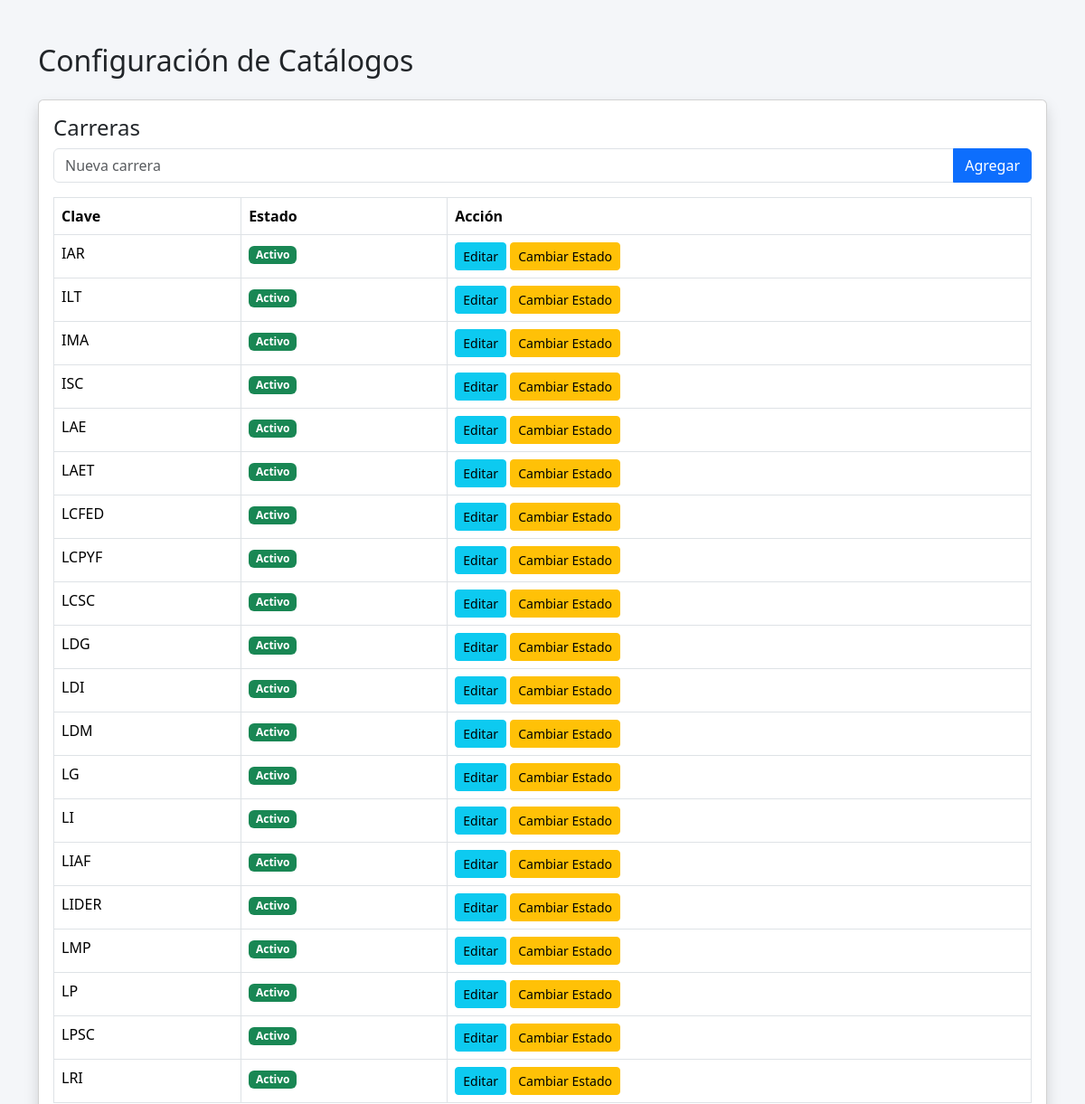
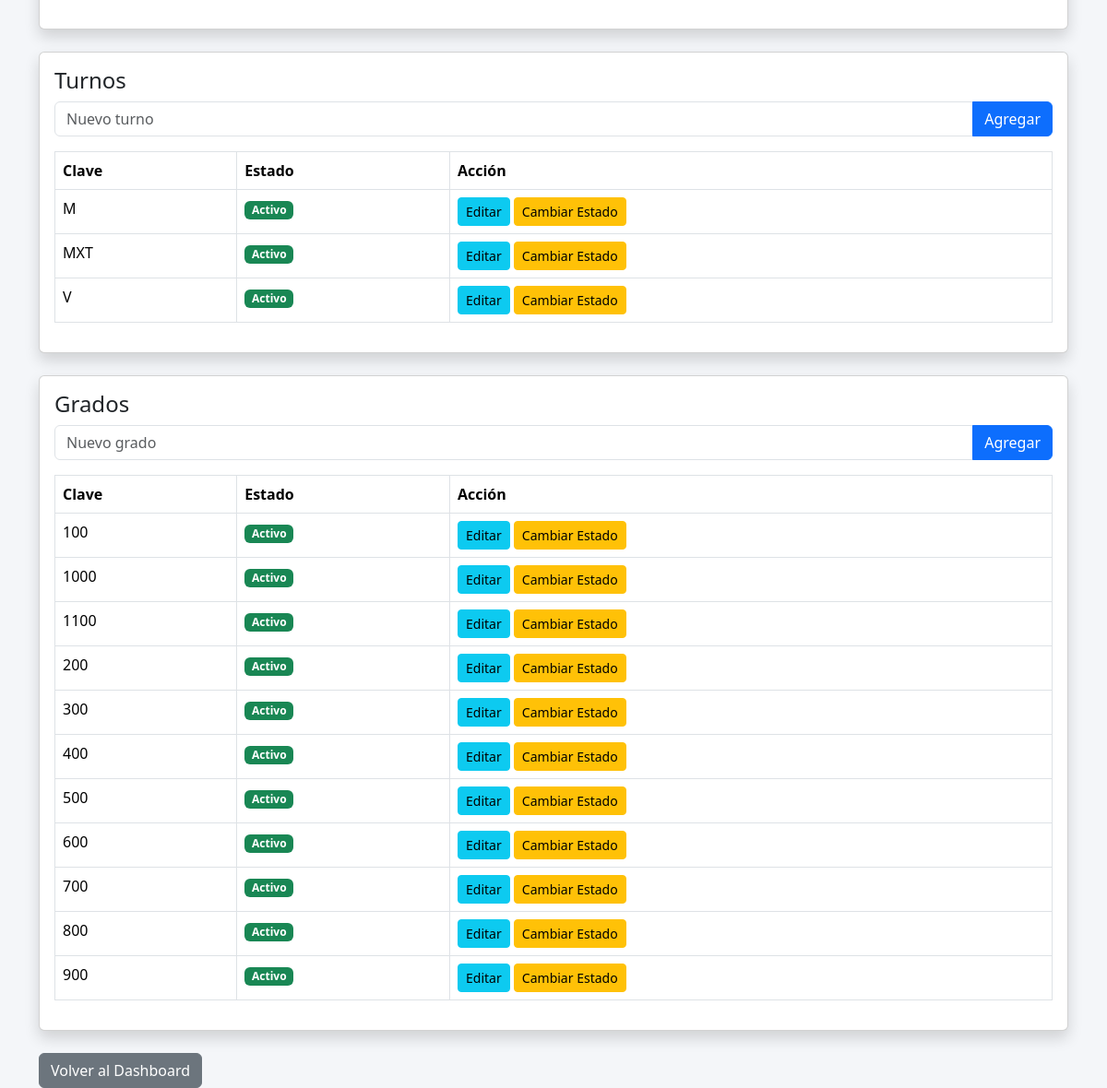
The app's page /catalogos/catalogos.php with its own data (2 pictures, top to bottom).
### tables this page shows
CREATE TABLE cat_carrera(
    id_carrera INT AUTO_INCREMENT PRIMARY KEY,
    clave VARCHAR(20) NOT NULL UNIQUE,
    activo TINYINT(1) DEFAULT 1
);

CREATE TABLE cat_turno(
    id_turno INT AUTO_INCREMENT PRIMARY KEY,
    clave VARCHAR(10) NOT NULL UNIQUE,
    activo TINYINT(1) DEFAULT 1
);

CREATE TABLE cat_grado(
    id_grado INT AUTO_INCREMENT PRIMARY KEY,
    clave VARCHAR(10) NOT NULL UNIQUE,
    activo TINYINT(1) DEFAULT 1
);

### catalogos/catalogos.php (the view, shortened to what this page needs)
<?php
include("../config/conexion.php");
$editarCarrera = null;
$editarTurno = null;
$editarGrado = null;
?>
<!DOCTYPE html>
<html lang="es">
<head>
<link href="https://cdn.jsdelivr.net/npm/bootstrap@5.3.2/dist/css/bootstrap.min.css" rel="stylesheet">
</head>
<body style="background:#f4f6f9;">
<div class="container mt-5">
<h2 class="mb-4">Configuración de Catálogos</h2>
<div class="card shadow mb-4">
<div class="card-body">
<h4>Carreras</h4>
<form method="POST" class="mb-3">
<div class="input-group">
<input type="text"
name="nuevaCarrera"
class="form-control"
placeholder="Nueva carrera"
value="<?= $editarCarrera['clave'] ?? '' ?>"
required>
<button name="guardarCarrera" class="btn btn-primary">
<?= $editarCarrera ? 'Actualizar' : 'Agregar' ?>
</button>
</div>
</form>
<table class="table table-bordered">
<tr>
<th>Clave</th>
<th>Estado</th>
<th>Acción</th>
</tr>
<?php
$res = $conn->query("SELECT * FROM cat_carrera ORDER BY clave");
while($row = $res->fetch_assoc()){
?>
<tr>
<td><?= $row['clave'] ?></td>
<td>
<?= $row['activo'] ?
'<span class="badge bg-success">Activo</span>' :
'<span class="badge bg-danger">Inactivo</span>' ?>
</td>
<td>
<a href="?editarCarrera=<?= $row['id_carrera'] ?>" class="btn btn-info btn-sm">Editar</a>
<a href="?toggleCarrera=<?= $row['id_carrera'] ?>" class="btn btn-warning btn-sm">Cambiar Estado</a>
</td>
</tr>
<?php } ?>
</table>
</div>
</div>
<div class="card shadow mb-4">
<div class="card-body">
<h4>Turnos</h4>
<form method="POST" class="mb-3">
<div class="input-group">
<input type="text"
name="nuevoTurno"
class="form-control"
placeholder="Nuevo turno"
value="<?= $editarTurno['clave'] ?? '' ?>"
required>
<button name="guardarTurno" class="btn btn-primary">
<?= $editarTurno ? 'Actualizar' : 'Agregar' ?>
</button>
</div>
</form>
<table class="table table-bordered">
<tr>
<th>Clave</th>
<th>Estado</th>
<th>Acción</th>
</tr>
<?php
$res = $conn->query("SELECT * FROM cat_turno ORDER BY clave");
while($row = $res->fetch_assoc()){
?>
<tr>
<td><?= $row['clave'] ?></td>
<td>
<?= $row['activo'] ?
'<span class="badge bg-success">Activo</span>' :
'<span class="badge bg-danger">Inactivo</span>' ?>
</td>
<td>
<a href="?editarTurno=<?= $row['id_turno'] ?>" class="btn btn-info btn-sm">Editar</a>
<a href="?toggleTurno=<?= $row['id_turno'] ?>" class="btn btn-warning btn-sm">Cambiar Estado</a>
</td>
</tr>
<?php } ?>
</table>
</div>
</div>
<div class="card shadow mb-4">
<div class="card-body">
<h4>Grados</h4>
<form method="POST" class="mb-3">
<div class="input-group">
<input type="text"
name="nuevoGrado"
class="form-control"
placeholder="Nuevo grado"
value="<?= $editarGrado['clave'] ?? '' ?>"
required>
<button name="guardarGrado" class="btn btn-primary">
<?= $editarGrado ? 'Actualizar' : 'Agregar' ?>
</button>
</div>
</form>
<table class="table table-bordered">
<tr>
<th>Clave</th>
<th>Estado</th>
<th>Acción</th>
</tr>
<?php
$res = $conn->query("SELECT * FROM cat_grado ORDER BY clave");
while($row = $res->fetch_assoc()){
?>
<tr>
<td><?= $row['clave'] ?></td>
<td>
<?= $row['activo'] ?
'<span class="badge bg-success">Activo</span>' :
'<span class="badge bg-danger">Inactivo</span>' ?>
</td>
<td>
<a href="?editarGrado=<?= $row['id_grado'] ?>" class="btn btn-info btn-sm">Editar</a>
<a href="?toggleGrado=<?= $row['id_grado'] ?>" class="btn btn-warning btn-sm">Cambiar Estado</a>
</td>
</tr>
<?php } ?>
</table>
</div>
</div>
<a href="../dashboard.php" class="btn btn-secondary">Volver al Dashboard</a>
</div>
</body>
</html>

### records on screen
cat_carrera: clave "IAR", activo "Activo"
cat_carrera: clave "ILT", activo "Activo"
cat_carrera: clave "IMA", activo "Activo"
cat_carrera: clave "ISC", activo "Activo"
cat_carrera: clave "LAE", activo "Activo"
cat_carrera: clave "LAET", activo "Activo"
cat_carrera: clave "LCFED", activo "Activo"
cat_carrera: clave "LCPYF", activo "Activo"
cat_carrera: clave "LCSC", activo "Activo"
cat_carrera: clave "LDG", activo "Activo"
cat_carrera: clave "LDI", activo "Activo"
cat_carrera: clave "LDM", activo "Activo"
cat_carrera: clave "LG", activo "Activo"
cat_carrera: clave "LI", activo "Activo"
cat_carrera: clave "LIAF", activo "Activo"
cat_carrera: clave "LIDER", activo "Activo"
cat_carrera: clave "LMP", activo "Activo"
cat_carrera: clave "LP", activo "Activo"
cat_carrera: clave "LPSC", activo "Activo"
cat_carrera: clave "LRI", activo "Activo"
cat_turno: clave "M", activo "Activo"
cat_turno: clave "MXT", activo "Activo"
cat_turno: clave "V", activo "Activo"
cat_grado: clave "100", activo "Activo"
cat_grado: clave "1000", activo "Activo"
cat_grado: clave "1100", activo "Activo"
cat_grado: clave "200", activo "Activo"
cat_grado: clave "300", activo "Activo"
cat_grado: clave "400", activo "Activo"
cat_grado: clave "500", activo "Activo"
cat_grado: clave "600", activo "Activo"
cat_grado: clave "700", activo "Activo"
cat_grado: clave "800", activo "Activo"
cat_grado: clave "900", activo "Activo"
